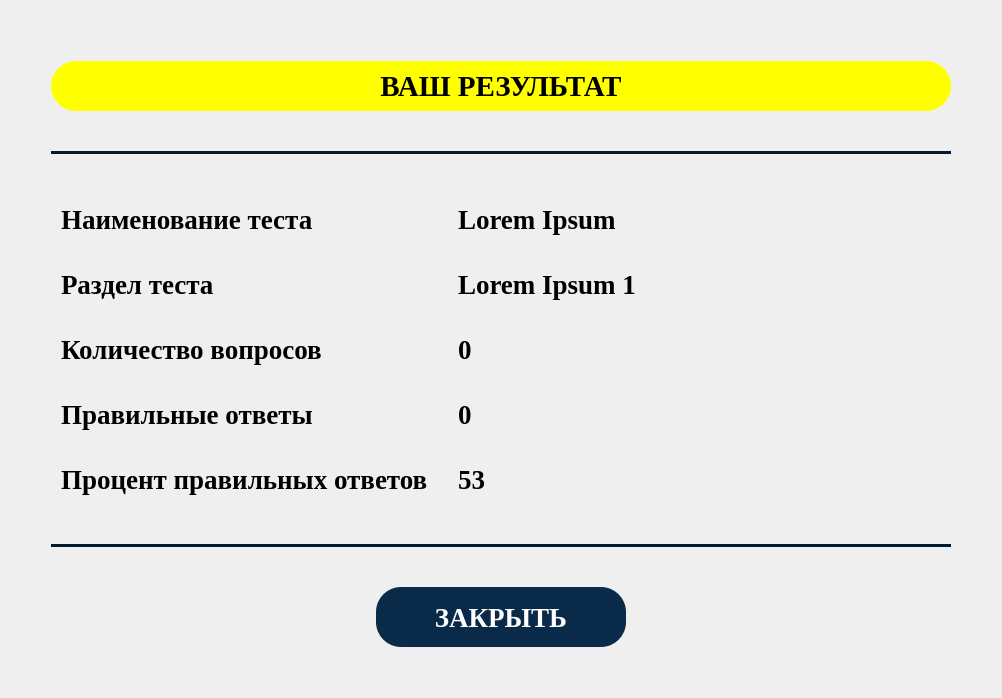
      <widget class="QWidget" name="page_result">
       <property name="enabled">
        <bool>true</bool>
       </property>
       <property name="minimumSize">
        <size>
         <width>0</width>
         <height>0</height>
        </size>
       </property>
       <property name="styleSheet">
        <string notr="true">QPushButton {
	background-color: #0A2A49;
	border-radius: 25px;
	color: #FFFFFF;
}

QPushButton:hover {
     background-color: #0B263B;
 }

QPushButton:pressed {
     background-color: #0A2A49;
 }

QPushButton:disabled {
 	background-color: #1F4971;
	color: grey;
 }</string>
       </property>
       <layout class="QHBoxLayout" name="horizontalLayout_6">
        <item>
         <spacer name="horizontalSpacer_7">
          <property name="orientation">
           <enum>Qt::Horizontal</enum>
          </property>
          <property name="sizeHint" stdset="0">
           <size>
            <width>40</width>
            <height>20</height>
           </size>
          </property>
         </spacer>
        </item>
        <item>
         <layout class="QVBoxLayout" name="verticalLayout_5">
          <property name="spacing">
           <number>40</number>
          </property>
          <property name="topMargin">
           <number>50</number>
          </property>
          <item>
           <widget class="QLabel" name="result_page_title">
            <property name="minimumSize">
             <size>
              <width>900</width>
              <height>50</height>
             </size>
            </property>
            <property name="font">
             <font>
              <family>Times New Roman</family>
              <pointsize>22</pointsize>
              <weight>75</weight>
              <bold>true</bold>
             </font>
            </property>
            <property name="styleSheet">
             <string notr="true">background-color: yellow;
border-radius: 25px;</string>
            </property>
            <property name="text">
             <string>ВАШ РЕЗУЛЬТАТ</string>
            </property>
            <property name="alignment">
             <set>Qt::AlignCenter</set>
            </property>
           </widget>
          </item>
          <item>
           <widget class="Line" name="line">
            <property name="styleSheet">
             <string notr="true">color: #031A2F;</string>
            </property>
            <property name="frameShadow">
             <enum>QFrame::Plain</enum>
            </property>
            <property name="lineWidth">
             <number>10</number>
            </property>
            <property name="orientation">
             <enum>Qt::Horizontal</enum>
            </property>
           </widget>
          </item>
          <item>
           <layout class="QFormLayout" name="formLayout">
            <property name="sizeConstraint">
             <enum>QLayout::SetFixedSize</enum>
            </property>
            <property name="fieldGrowthPolicy">
             <enum>QFormLayout::AllNonFixedFieldsGrow</enum>
            </property>
            <property name="rowWrapPolicy">
             <enum>QFormLayout::DontWrapRows</enum>
            </property>
            <property name="horizontalSpacing">
             <number>30</number>
            </property>
            <property name="verticalSpacing">
             <number>15</number>
            </property>
            <property name="leftMargin">
             <number>10</number>
            </property>
            <property name="rightMargin">
             <number>10</number>
            </property>
            <item row="0" column="0">
             <widget class="QLabel" name="res_test_name_title">
              <property name="sizePolicy">
               <sizepolicy hsizetype="Preferred" vsizetype="Preferred">
                <horstretch>0</horstretch>
                <verstretch>0</verstretch>
               </sizepolicy>
              </property>
              <property name="minimumSize">
               <size>
                <width>0</width>
                <height>0</height>
               </size>
              </property>
              <property name="font">
               <font>
                <family>Times New Roman</family>
                <pointsize>20</pointsize>
                <weight>75</weight>
                <bold>true</bold>
               </font>
              </property>
              <property name="text">
               <string>Наименование теста</string>
              </property>
             </widget>
            </item>
            <item row="0" column="1">
             <widget class="QLabel" name="res_test_name_value">
              <property name="sizePolicy">
               <sizepolicy hsizetype="Preferred" vsizetype="Preferred">
                <horstretch>0</horstretch>
                <verstretch>0</verstretch>
               </sizepolicy>
              </property>
              <property name="minimumSize">
               <size>
                <width>0</width>
                <height>50</height>
               </size>
              </property>
              <property name="font">
               <font>
                <family>Times New Roman</family>
                <pointsize>20</pointsize>
                <weight>75</weight>
                <bold>true</bold>
               </font>
              </property>
              <property name="styleSheet">
               <string notr="true"/>
              </property>
              <property name="text">
               <string>Lorem Ipsum</string>
              </property>
              <property name="scaledContents">
               <bool>false</bool>
              </property>
              <property name="wordWrap">
               <bool>true</bool>
              </property>
             </widget>
            </item>
            <item row="1" column="0">
             <widget class="QLabel" name="res_razdel_title">
              <property name="sizePolicy">
               <sizepolicy hsizetype="Preferred" vsizetype="Preferred">
                <horstretch>0</horstretch>
                <verstretch>0</verstretch>
               </sizepolicy>
              </property>
              <property name="minimumSize">
               <size>
                <width>0</width>
                <height>0</height>
               </size>
              </property>
              <property name="font">
               <font>
                <family>Times New Roman</family>
                <pointsize>20</pointsize>
                <weight>75</weight>
                <bold>true</bold>
               </font>
              </property>
              <property name="text">
               <string>Раздел теста</string>
              </property>
             </widget>
            </item>
            <item row="1" column="1">
             <widget class="QLabel" name="res_razdel_value">
              <property name="sizePolicy">
               <sizepolicy hsizetype="Preferred" vsizetype="Preferred">
                <horstretch>0</horstretch>
                <verstretch>0</verstretch>
               </sizepolicy>
              </property>
              <property name="minimumSize">
               <size>
                <width>0</width>
                <height>50</height>
               </size>
              </property>
              <property name="font">
               <font>
                <family>Times New Roman</family>
                <pointsize>20</pointsize>
                <weight>75</weight>
                <bold>true</bold>
               </font>
              </property>
              <property name="styleSheet">
               <string notr="true"/>
              </property>
              <property name="text">
               <string>Lorem Ipsum 1</string>
              </property>
              <property name="wordWrap">
               <bool>true</bool>
              </property>
             </widget>
            </item>
            <item row="2" column="0">
             <widget class="QLabel" name="res_test_count_title">
              <property name="enabled">
               <bool>true</bool>
              </property>
              <property name="sizePolicy">
               <sizepolicy hsizetype="Preferred" vsizetype="Preferred">
                <horstretch>0</horstretch>
                <verstretch>0</verstretch>
               </sizepolicy>
              </property>
              <property name="minimumSize">
               <size>
                <width>0</width>
                <height>0</height>
               </size>
              </property>
              <property name="font">
               <font>
                <family>Times New Roman</family>
                <pointsize>20</pointsize>
                <weight>75</weight>
                <bold>true</bold>
               </font>
              </property>
              <property name="text">
               <string>Количество вопросов</string>
              </property>
             </widget>
            </item>
            <item row="2" column="1">
             <widget class="QLabel" name="res_test_count_value">
              <property name="sizePolicy">
               <sizepolicy hsizetype="Preferred" vsizetype="Preferred">
                <horstretch>0</horstretch>
                <verstretch>0</verstretch>
               </sizepolicy>
              </property>
              <property name="minimumSize">
               <size>
                <width>0</width>
                <height>50</height>
               </size>
              </property>
              <property name="font">
               <font>
                <family>Times New Roman</family>
                <pointsize>20</pointsize>
                <weight>75</weight>
                <bold>true</bold>
               </font>
              </property>
              <property name="styleSheet">
               <string notr="true"/>
              </property>
              <property name="text">
               <string>0</string>
              </property>
             </widget>
            </item>
            <item row="3" column="0">
             <widget class="QLabel" name="res_correct_answers_count_title">
              <property name="sizePolicy">
               <sizepolicy hsizetype="Preferred" vsizetype="Preferred">
                <horstretch>0</horstretch>
                <verstretch>0</verstretch>
               </sizepolicy>
              </property>
              <property name="minimumSize">
               <size>
                <width>0</width>
                <height>0</height>
               </size>
              </property>
              <property name="font">
               <font>
                <family>Times New Roman</family>
                <pointsize>20</pointsize>
                <weight>75</weight>
                <bold>true</bold>
               </font>
              </property>
              <property name="text">
               <string>Правильные ответы</string>
              </property>
             </widget>
            </item>
            <item row="3" column="1">
             <widget class="QLabel" name="res_correct_answers_count_value">
              <property name="sizePolicy">
               <sizepolicy hsizetype="Preferred" vsizetype="Preferred">
                <horstretch>0</horstretch>
                <verstretch>0</verstretch>
               </sizepolicy>
              </property>
              <property name="minimumSize">
               <size>
                <width>0</width>
                <height>50</height>
               </size>
              </property>
              <property name="font">
               <font>
                <family>Times New Roman</family>
                <pointsize>20</pointsize>
                <weight>75</weight>
                <bold>true</bold>
               </font>
              </property>
              <property name="styleSheet">
               <string notr="true"/>
              </property>
              <property name="text">
               <string>0</string>
              </property>
             </widget>
            </item>
            <item row="4" column="0">
             <widget class="QLabel" name="res_percentage_of_correct_answers_title">
              <property name="sizePolicy">
               <sizepolicy hsizetype="Preferred" vsizetype="Preferred">
                <horstretch>0</horstretch>
                <verstretch>0</verstretch>
               </sizepolicy>
              </property>
              <property name="minimumSize">
               <size>
                <width>0</width>
                <height>0</height>
               </size>
              </property>
              <property name="font">
               <font>
                <family>Times New Roman</family>
                <pointsize>20</pointsize>
                <weight>75</weight>
                <bold>true</bold>
               </font>
              </property>
              <property name="text">
               <string>Процент правильных ответов</string>
              </property>
             </widget>
            </item>
            <item row="4" column="1">
             <widget class="QLabel" name="res_percentage_of_correct_answers_value">
              <property name="sizePolicy">
               <sizepolicy hsizetype="Preferred" vsizetype="Preferred">
                <horstretch>0</horstretch>
                <verstretch>0</verstretch>
               </sizepolicy>
              </property>
              <property name="minimumSize">
               <size>
                <width>0</width>
                <height>50</height>
               </size>
              </property>
              <property name="font">
               <font>
                <family>Times New Roman</family>
                <pointsize>20</pointsize>
                <weight>75</weight>
                <bold>true</bold>
               </font>
              </property>
              <property name="styleSheet">
               <string notr="true"/>
              </property>
              <property name="text">
               <string>53</string>
              </property>
             </widget>
            </item>
           </layout>
          </item>
          <item>
           <widget class="Line" name="line_2">
            <property name="styleSheet">
             <string notr="true">color: #031A2F;</string>
            </property>
            <property name="frameShadow">
             <enum>QFrame::Plain</enum>
            </property>
            <property name="lineWidth">
             <number>10</number>
            </property>
            <property name="orientation">
             <enum>Qt::Horizontal</enum>
            </property>
           </widget>
          </item>
          <item>
           <layout class="QHBoxLayout" name="horizontalLayout_7">
            <item>
             <spacer name="horizontalSpacer_11">
              <property name="orientation">
               <enum>Qt::Horizontal</enum>
              </property>
              <property name="sizeHint" stdset="0">
               <size>
                <width>40</width>
                <height>20</height>
               </size>
              </property>
             </spacer>
            </item>
            <item>
             <widget class="QPushButton" name="test_window_close_btn">
              <property name="minimumSize">
               <size>
                <width>250</width>
                <height>60</height>
               </size>
              </property>
              <property name="font">
               <font>
                <family>Times New Roman</family>
                <pointsize>20</pointsize>
                <weight>75</weight>
                <bold>true</bold>
               </font>
              </property>
              <property name="text">
               <string>ЗАКРЫТЬ</string>
              </property>
             </widget>
            </item>
            <item>
             <spacer name="horizontalSpacer_10">
              <property name="orientation">
               <enum>Qt::Horizontal</enum>
              </property>
              <property name="sizeHint" stdset="0">
               <size>
                <width>40</width>
                <height>20</height>
               </size>
              </property>
             </spacer>
            </item>
           </layout>
          </item>
          <item>
           <spacer name="verticalSpacer_6">
            <property name="orientation">
             <enum>Qt::Vertical</enum>
            </property>
            <property name="sizeHint" stdset="0">
             <size>
              <width>20</width>
              <height>40</height>
             </size>
            </property>
           </spacer>
          </item>
         </layout>
        </item>
        <item>
         <spacer name="horizontalSpacer_8">
          <property name="orientation">
           <enum>Qt::Horizontal</enum>
          </property>
          <property name="sizeHint" stdset="0">
           <size>
            <width>40</width>
            <height>20</height>
           </size>
          </property>
         </spacer>
        </item>
       </layout>
      </widget>
